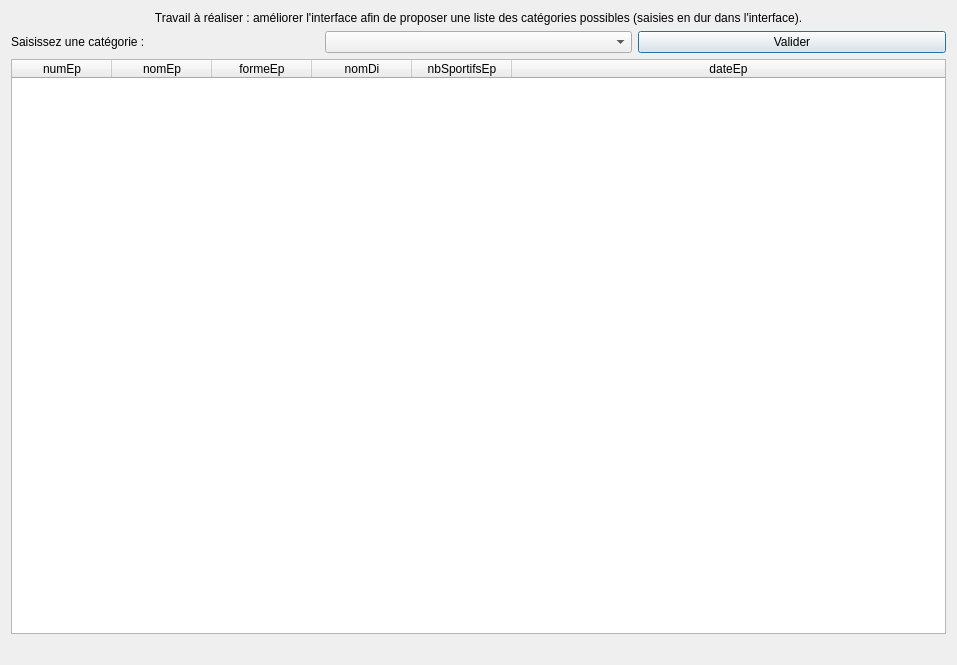
<?xml version="1.0" encoding="UTF-8"?>
<ui version="4.0">
 <class>fct_comp_3</class>
 <widget class="QDialog" name="fct_comp_3">
  <property name="geometry">
   <rect>
    <x>0</x>
    <y>0</y>
    <width>957</width>
    <height>665</height>
   </rect>
  </property>
  <property name="windowTitle">
   <string>Liste des épreuves d'une catégorie (version 1, catégories fixées par interface)</string>
  </property>
  <property name="windowOpacity">
   <double>9.000000000000000</double>
  </property>
  <layout class="QVBoxLayout" name="verticalLayout">
   <item>
    <widget class="QLabel" name="label">
     <property name="text">
      <string>Travail à réaliser : améliorer l'interface afin de proposer une liste des catégories possibles (saisies en dur dans l'interface).</string>
     </property>
     <property name="alignment">
      <set>Qt::AlignCenter</set>
     </property>
     <property name="wordWrap">
      <bool>true</bool>
     </property>
    </widget>
   </item>
   <item>
    <layout class="QHBoxLayout" name="horizontalLayout">
     <item>
      <widget class="QLabel" name="label_3">
       <property name="text">
        <string>Saisissez une catégorie :</string>
       </property>
      </widget>
     </item>
     <item>
      <widget class="QComboBox" name="comboBox_comp_3"/>
     </item>
     <item>
      <widget class="QPushButton" name="pushButton_fct_comp_3">
       <property name="text">
        <string>Valider</string>
       </property>
      </widget>
     </item>
    </layout>
   </item>
   <item>
    <widget class="QTableWidget" name="table_fct_comp_3">
     <attribute name="horizontalHeaderMinimumSectionSize">
      <number>50</number>
     </attribute>
     <attribute name="horizontalHeaderStretchLastSection">
      <bool>true</bool>
     </attribute>
     <attribute name="verticalHeaderVisible">
      <bool>false</bool>
     </attribute>
     <column>
      <property name="text">
       <string>numEp</string>
      </property>
     </column>
     <column>
      <property name="text">
       <string>nomEp</string>
      </property>
     </column>
     <column>
      <property name="text">
       <string>formeEp</string>
      </property>
     </column>
     <column>
      <property name="text">
       <string>nomDi</string>
      </property>
     </column>
     <column>
      <property name="text">
       <string>nbSportifsEp</string>
      </property>
     </column>
     <column>
      <property name="text">
       <string>dateEp</string>
      </property>
     </column>
    </widget>
   </item>
   <item>
    <widget class="QLabel" name="label_fct_comp_3">
     <property name="text">
      <string/>
     </property>
     <property name="alignment">
      <set>Qt::AlignCenter</set>
     </property>
    </widget>
   </item>
  </layout>
 </widget>
 <resources/>
 <connections>
  <connection>
   <sender>pushButton_fct_comp_3</sender>
   <signal>clicked()</signal>
   <receiver>fct_comp_3</receiver>
   <slot>refreshResult()</slot>
   <hints>
    <hint type="sourcelabel">
     <x>946</x>
     <y>50</y>
    </hint>
    <hint type="destinationlabel">
     <x>444</x>
     <y>134</y>
    </hint>
   </hints>
  </connection>
 </connections>
 <slots>
  <slot>refreshResult()</slot>
 </slots>
</ui>
